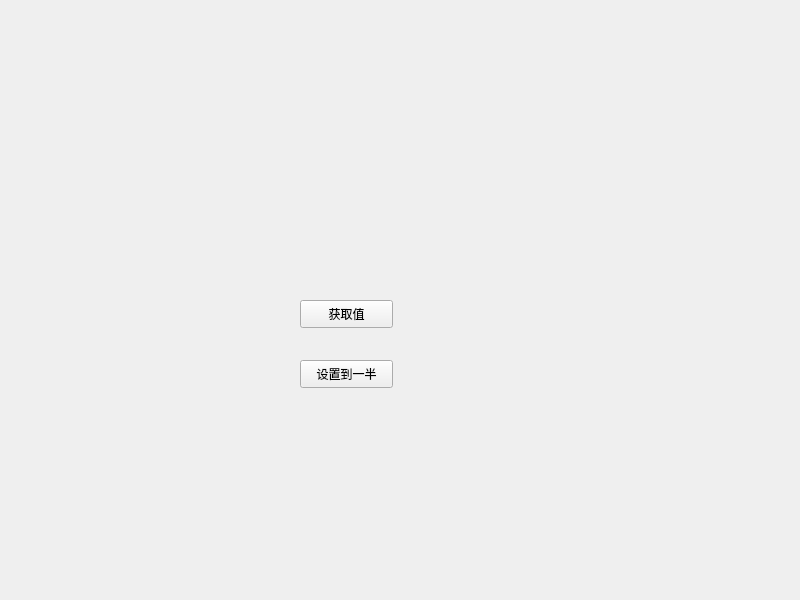
<?xml version="1.0" encoding="UTF-8"?>
<ui version="4.0">
 <class>Widget</class>
 <widget class="QWidget" name="Widget">
  <property name="geometry">
   <rect>
    <x>0</x>
    <y>0</y>
    <width>800</width>
    <height>600</height>
   </rect>
  </property>
  <property name="windowTitle">
   <string>Widget</string>
  </property>
  <widget class="SmallWidget" name="widget" native="true">
   <property name="geometry">
    <rect>
     <x>100</x>
     <y>100</y>
     <width>371</width>
     <height>81</height>
    </rect>
   </property>
  </widget>
  <widget class="QPushButton" name="btn_get">
   <property name="geometry">
    <rect>
     <x>300</x>
     <y>300</y>
     <width>93</width>
     <height>28</height>
    </rect>
   </property>
   <property name="text">
    <string>获取值</string>
   </property>
  </widget>
  <widget class="QPushButton" name="btn_set">
   <property name="geometry">
    <rect>
     <x>300</x>
     <y>360</y>
     <width>93</width>
     <height>28</height>
    </rect>
   </property>
   <property name="text">
    <string>设置到一半</string>
   </property>
  </widget>
  <widget class="SmallWidget" name="widget_2" native="true">
   <property name="geometry">
    <rect>
     <x>120</x>
     <y>490</y>
     <width>571</width>
     <height>61</height>
    </rect>
   </property>
  </widget>
 </widget>
 <customwidgets>
  <customwidget>
   <class>SmallWidget</class>
   <extends>QWidget</extends>
   <header location="global">smallwidget.h</header>
   <container>1</container>
  </customwidget>
 </customwidgets>
 <resources/>
 <connections/>
</ui>
